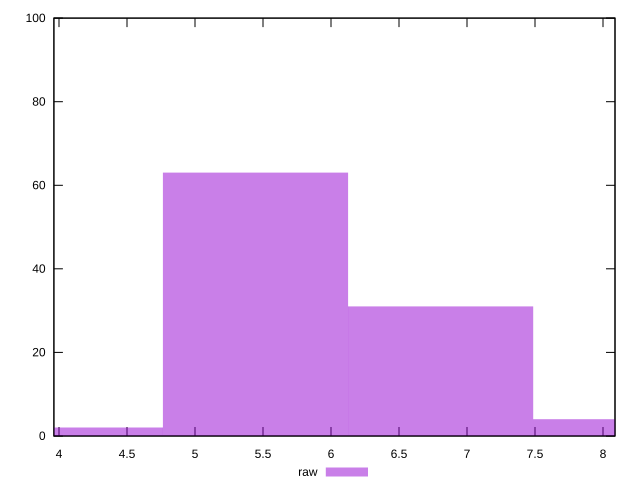

Write the gnuplot code that produced this figure.
reset
set terminal svg size 640, 490 enhanced background rgb 'white'
set output "report_00007_2020-12-11T15:55:29.892Z/network-server-latency/samples/pages+cached+noexternal+nosvg/raw/histogram.svg"

$raw <<EOF
6.805488623523258 31
5.4443908988186065 63
4.083293174113955 2
8.16658634822791 4
EOF

set key outside below
set boxwidth 1.3610977247046516
set yrange [0:100]
set style fill transparent solid 0.5 noborder

plot \
  $raw title "raw" with boxes, \


reset
